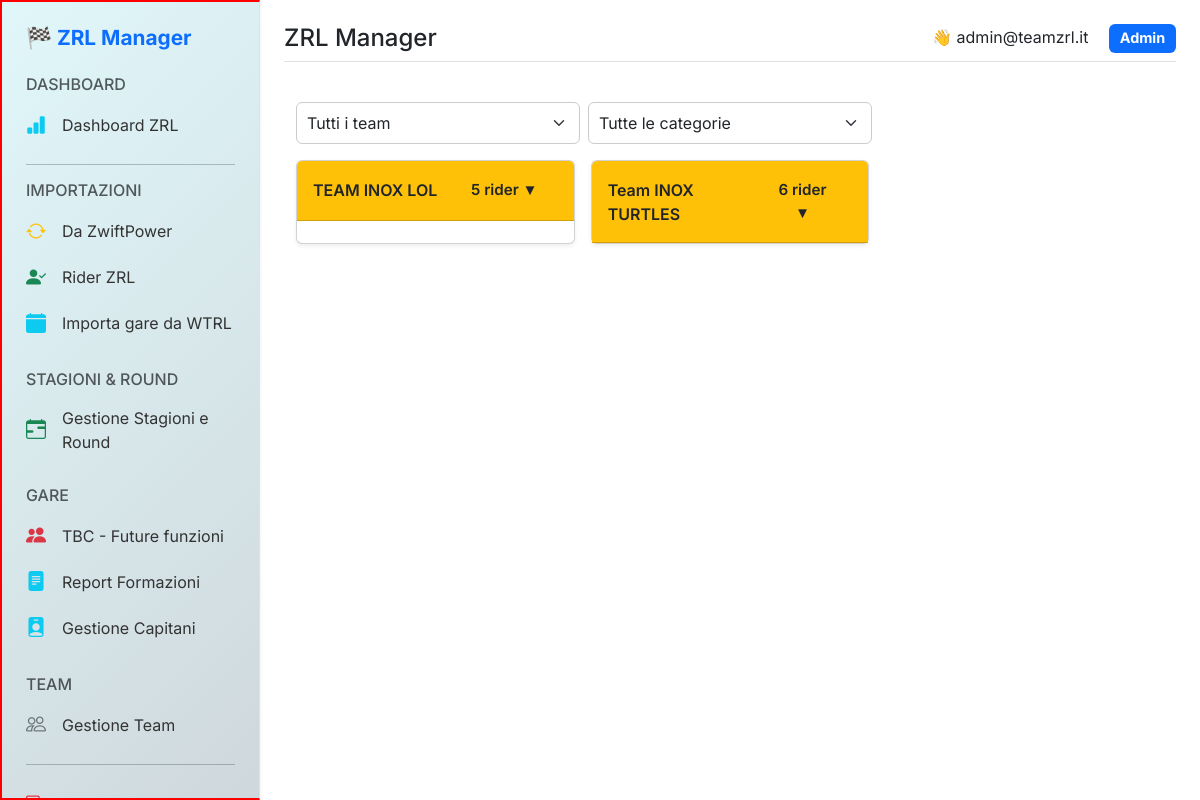
/admin/lineup_report (signed in), run on the app's committed database.
### tables this page shows
CREATE TABLE "teams" (
	"id"	INTEGER,
	"name"	TEXT NOT NULL,
	"category"	TEXT NOT NULL,
	"division"	TEXT NOT NULL,
	"captain_id"	TEXT, captain_zwift_id INTEGER,
	PRIMARY KEY("id")
);

### blueprints/admin/routes/admin_lineup.py (the view)
@admin_lineup_bp.route("/lineup_report", endpoint="lineup_report_all")
@require_roles(["admin"])
def lineup_report_all():
    conn = get_zrl_db()
    conn.row_factory = sqlite3.Row
    cur = conn.cursor()
    next_race_row = cur.execute("SELECT MIN(race_date) as race_date FROM races WHERE race_date >= DATE('now')").fetchone()
    race_date = next_race_row["race_date"] if next_race_row else None
    team_id = request.args.get("team_id")
    category = request.args.get("category")
    all_teams = cur.execute("SELECT id, name FROM teams ORDER BY name ASC").fetchall()
    all_categories = [row["category"] for row in cur.execute("""
        SELECT DISTINCT r.category
        FROM riders r
        JOIN race_lineup rl ON r.zwift_power_id = rl.zwift_power_id
        WHERE rl.race_date = ?
        ORDER BY r.category ASC
    """, (race_date,)).fetchall()]
    teams_query = "SELECT id, name FROM teams"
    params = []
    if team_id:
        teams_query += " WHERE id = ?"
        params.append(team_id)
    teams_query += " ORDER BY name ASC"
    teams = cur.execute(teams_query, params).fetchall()
    report = []
    for team in teams:
        query = """
            SELECT r.name, r.category, r.is_captain
            FROM riders r
            JOIN race_lineup rl ON r.zwift_power_id = rl.zwift_power_id
            WHERE rl.team_id = ? AND rl.race_date = ?
        """
        query_params = [team["id"], race_date]
        if category:
            query += " AND r.category = ?"
            query_params.append(category)
        query += " ORDER BY r.name ASC"
        selected_riders = cur.execute(query, query_params).fetchall()
        report.append({
            "team_name": team["name"],
            "selected_riders": selected_riders
        })
    category_colors = {
        "A": "bg-danger text-white",
        "B": "bg-success text-white",
        "C": "bg-primary text-white",
        "D": "bg-warning text-dark"
    }
    conn.close()
    return render_template("admin/lineup_report_all.html",
                           race_date=race_date,
                           report=report,
                           all_teams=all_teams,
                           all_categories=all_categories,
                           category_colors=category_colors)

### db.py (called while the page is built)
def _connect_db(db_path, attr_name):
    if has_app_context():
        if not hasattr(g, attr_name):
            conn = sqlite3.connect(db_path)
            conn.row_factory = sqlite3.Row
            setattr(g, attr_name, conn)
            logging.info(f"📂 Connessione Flask attiva → {db_path}")
        return getattr(g, attr_name)
    conn = sqlite3.connect(db_path)
    conn.row_factory = sqlite3.Row
    logging.info(f"📂 Connessione diretta → {db_path}")
    return conn

def get_zrl_db():
    return _connect_db(ZRL_DB_PATH, "zrl_db")

### utils/auth.py (called while the page is built)
def require_roles(allowed_roles):
    def decorator(f):
        @wraps(f)
        def wrapped(*args, **kwargs):
            role = session.get("user_role")
            if role not in allowed_roles:
                flash("⛔ Accesso non autorizzato", "danger")
                return redirect(url_for("auth.login_admin"))
            return f(*args, **kwargs)
        return wrapped
    return decorator

### templates/admin/lineup_report_all.html (shortened to what this page needs)
{% extends "base.html" %}
{% block content %}
<div class="container py-3" style="max-width: 1000px;">
  <form method="get" class="row g-2 mb-3">
    <div class="col-6 col-md-4">
      <select name="team_id" class="form-select form-select-sm" onchange="this.form.submit()">
        <option value="">Tutti i team</option>
      </select>
    </div>
    <div class="col-6 col-md-4">
      <select name="category" class="form-select form-select-sm" onchange="this.form.submit()">
        <option value="">Tutte le categorie</option>
      </select>
    </div>
  </form>
  {% if report %}
    <div class="row row-cols-1 row-cols-md-2 row-cols-lg-3 g-3">
      {% for team in report %}
        {% if team.selected_riders %}
          {% set first_category = team.selected_riders[0].category %}
          {% set header_class = category_colors.get(first_category, 'bg-light text-dark') %}
          <div class="col">
            <div class="card h-100 shadow-sm">
              <div class="card-header {{ header_class }} py-2 px-3 d-flex justify-content-between align-items-center">
                <span class="fw-semibold">{{ team.team_name }}</span>
                <button class="btn btn-sm btn-outline-dark" type="button" data-bs-toggle="collapse"
                        data-bs-target="#collapse{{ loop.index }}" aria-expanded="false"
                        aria-controls="collapse{{ loop.index }}">
                  {{ team.selected_riders|length }} rider ▼
                </button>
              </div>
            </div>
          </div>
        {% endif %}
      {% endfor %}
    </div>
  {% else %}
    <p class="text-muted text-center mt-4">Nessuna formazione disponibile per la prossima gara.</p>
  {% endif %}
</div>
{% endblock %}

### static/css/style.css (style rules this page uses)
* { box-sizing: border-box; margin: 0; padding: 0; }
body { font-family: 'Inter', sans-serif; background-color: #f5f7fa; color: #333; min-height: 100vh; }
input[type="text"], input[type="number"], select, .form-input, .form-select { width: 100%; padding: 8px 10px; font-size: 1rem; border-radius: 6px; border: 1px solid #ccc; background-color: #fff; transition: all 0.2s ease; }
.btn { padding: 10px 20px; font-size: 0.95rem; font-weight: 600; border-radius: 8px; border: none; cursor: pointer; transition: all 0.2s ease; }
.card-header, .card-body { padding: 0.5rem 0.75rem; }

### static/css/custom.css (style rules this page uses)
body { font-family: 'Inter', sans-serif; background-color: #f8f9fa; color: #212529; }
.btn { border-radius: 10px; }

### templates/base.html (style rules this page uses)
body { font-family: 'Inter', sans-serif; }

### data on the page
teams: team_name "TEAM INOX LOL", selected_riders|length "5"
teams: team_name "Team INOX TURTLES", selected_riders|length "6"

### other printed values
{{ page_title or "ZRL Manager" }} "ZRL Manager"
{{ session.get('user_email') }} "admin@teamzrl.it"
{{ role|capitalize }} "Admin"
